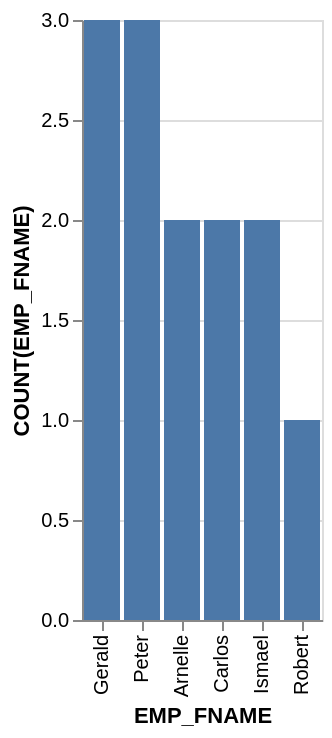

Vega-Lite specification stored for this chart:
### Vega-Lite specification from a JSON file in a GitHub repository (floating-point values rounded to 4 significant figures)
{"data": {"values": [{"x_data": "Arnelle", "y_data": 2}, {"x_data": "Carlos", "y_data": 2}, {"x_data": "Gerald", "y_data": 3}, {"x_data": "Ismael", "y_data": 2}, {"x_data": "Peter", "y_data": 3}, {"x_data": "Robert", "y_data": 1}]}, "mark": "bar", "encoding": {"x": {"field": "x_data", "type": "nominal", "title": "EMP_FNAME", "sort": {"op": "sum", "field": "y_data", "order": "descending"}}, "y": {"field": "y_data", "type": "quantitative", "title": "COUNT(EMP_FNAME)"}}}
